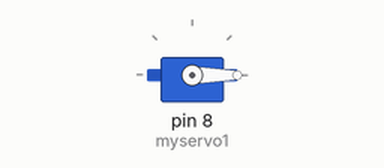
The sketch below on a simulated Arduino Uno, built with avr-gcc and run on an emulated ATmega328P. Shown: servo.

Above: at 0.05 s.
At 6.0 s:
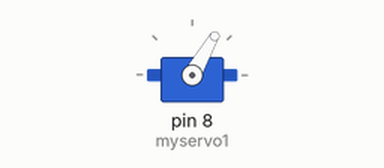
Timing chart, 0 to 7.8 s (numbered marks = the images above):
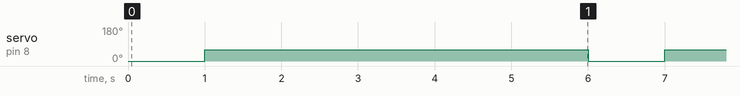

The sketch:

Servo.ino
```cpp
#include <Servo.h>

int servo = 9;
int goc; // create servo object to control a servo
Servo myservo1;

void setup() {
  //myservo1.attach(servo);
  myservo1.attach(8,600,2300);  // (pin, min, max
}

void loop() {
  goc = myservo1.read();
  /*myservo1.write(0);  // tell servo to go to a particular angle
  delay(500);*/Serial.print(goc);
    myservo1.write(0);
    delay(1000);
    myservo1.write(60);
    delay(5000);
}
```

Measured:
- by itself, servo on pin 8 (myservo1): alternates 60° for 5.0 s and 0° for 1.0 s
